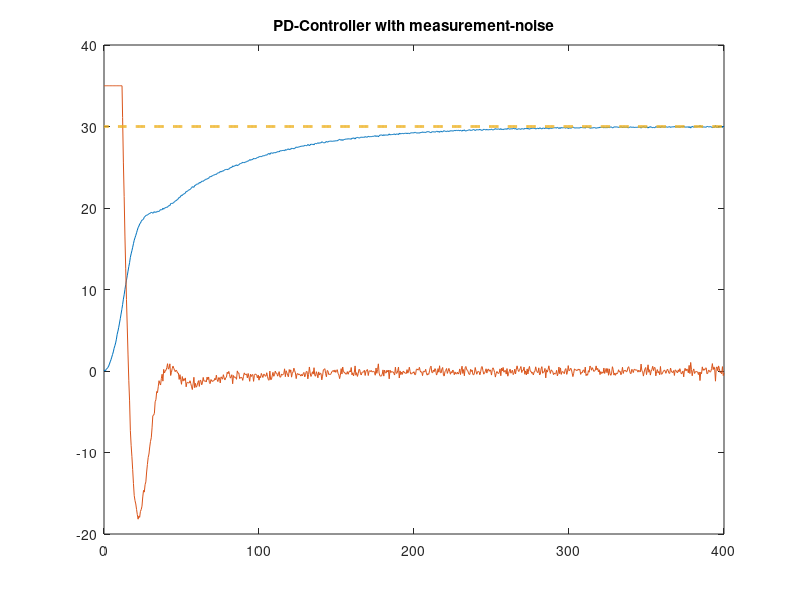

Here is the MATLAB script that generated this plot: (Note: this script raises an error after producing the figure.)
load('p5p3b_compass.mat')
load('p5p3b_rudder_input.mat')
load('p5p3b_ref.mat')


%Simulations without distubance
% \ Plots of comp1ass course
t = compass(1,:);
figure()
plot(t, compass(2,:), t, rudder_input(2,:), t, ref(2,:), '--', 'LineWidth', 2);
tl = title('PD-Controller with measurement-noise');
tl.FontSize = 20;
xl = xlabel('Time [s]');
xl.FontSize = 20;
yl = ylabel('Compass angle [degrees]');
yl.FontSize = 20;
lg = legend('Compass', 'Rudder Input', 'Compass Reference');
lg.FontSize = 20;
